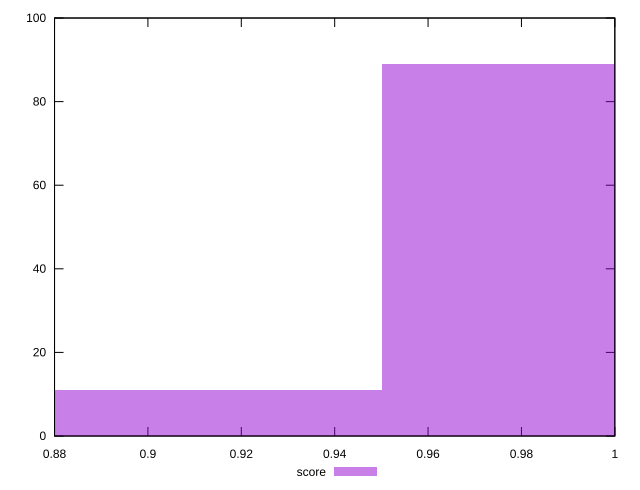

Here is the gnuplot script that generated this plot:
reset

$score <<EOF
0.991420200665881 89
0.9088018506103909 11
EOF

set key outside below
set boxwidth 0.08261835005549008
set xrange [0.88:1]
set yrange [0:100]
set trange [0:100]
set style fill transparent solid 0.5 noborder
set terminal svg size 640, 490 enhanced background rgb 'white'
set output "report_00019_2021-02-10T18-14-37.922Z//unminified-javascript/samples/pages+cached/score/histogram.svg"

plot $score title "score" with boxes

reset
